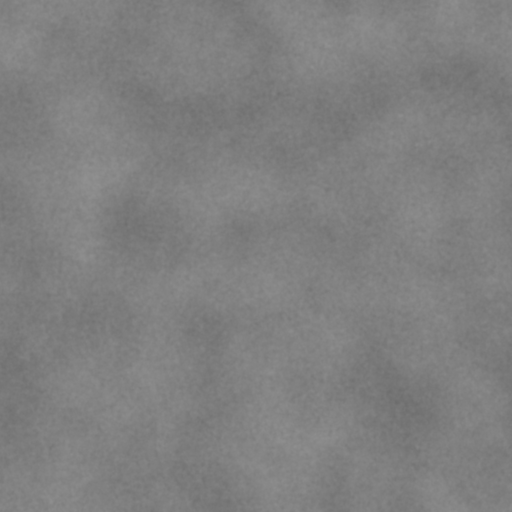
#> input picture blender/galpao_tex/laje.png, 1024 x 1024 px, found by its file name (shown at 1/2 size)
$ python textura.py
#> lines starting #> are read from the running program, lines starting #| are printed output that depends on the picture
import os
import sys

import numpy as np
from PIL import Image, ImageFilter

DUMPS = os.path.join(os.path.expanduser("~"), "Documents", "MySummerCar", "Mods", "Config", "Mod Settings", "MscDuo", "dumps")
OUT = os.path.join(os.path.dirname(os.path.abspath(__file__)), "extensao.png")

SIZE = 1024
U_MIN, U_MAX = 0.40, 0.90
V_MIN, V_MAX = -0.36, 0.20
APRON = (0.5137, 0.8271, 0.0143, 0.3970)
EDGE_V = 0.0143
JOINT_U0, JOINT_V0 = 592 / SIZE, 1 - 915 / SIZE
PERIOD_U, PERIOD_V = 225 / SIZE, 150 / SIZE
GRASS_BAND = 0.03
INSET = 28
GAIN = (1.30, 1.21, 1.19)


def blur(a, radius):
    return np.asarray(Image.fromarray(np.clip(a, 0, 255).astype(np.uint8)).filter(ImageFilter.GaussianBlur(radius))).astype(float)


def main(path):
    atlas = np.asarray(Image.open(path).convert("RGB")).astype(float)
    x0, y0 = int(JOINT_U0 * SIZE), int((1 - JOINT_V0) * SIZE) - int(PERIOD_V * SIZE)
    w, h = int(PERIOD_U * SIZE), int(PERIOD_V * SIZE)
    crop = atlas[y0:y0 + h, x0:x0 + w]
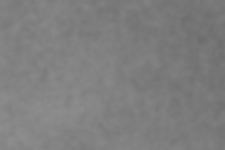
#> crop: shape (150, 225, 3) float64; min 108, max 141, mean 126.2
    tiled = np.tile(crop, (3, 3, 1))
    detail = (crop - blur(tiled, 9)[h:2 * h, w:2 * w])
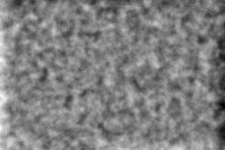
#> detail: shape (150, 225, 3) float64; min -13, max 13, mean 0.00714; drawn with min black and max white

    ax0, ax1 = int(APRON[0] * SIZE) + INSET, int(APRON[1] * SIZE) - INSET
    ay0, ay1 = int((1 - APRON[3]) * SIZE) + INSET, int((1 - APRON[2]) * SIZE) - 3
    inner = atlas[ay0:ay1 + 1, ax0:ax1 + 1]
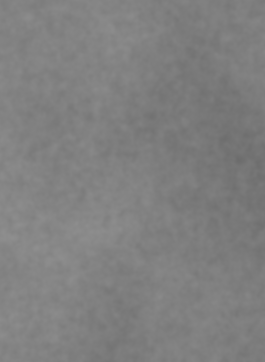
#> inner: shape (362, 265, 3) float64; min 108, max 142, mean 127.5
    pad = 40
    padded = np.pad(inner, ((pad, pad), (pad, pad), (0, 0)), mode="reflect")
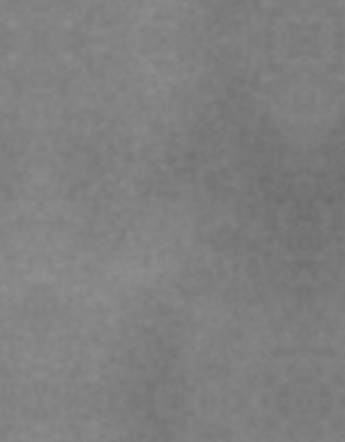
#> padded: shape (442, 345, 3) float64; min 108, max 142, mean 127.5
    low = np.zeros_like(atlas)
    low[ay0:ay1 + 1, ax0:ax1 + 1] = blur(padded, 9)[pad:-pad, pad:-pad]
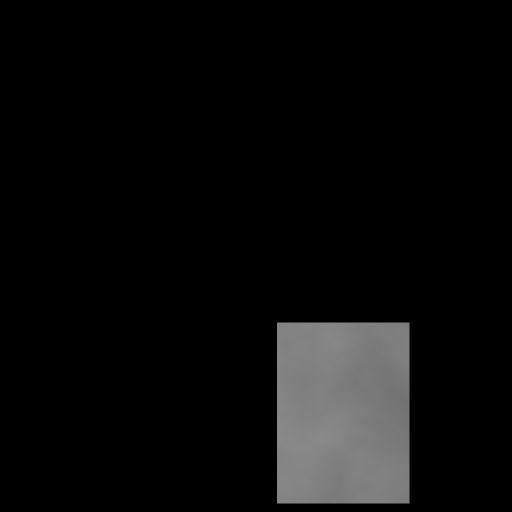
#> low: shape (1024, 1024, 3) float64 (shown at 1/2 size); min 0, max 137, mean 11.7

    width = int(round((U_MAX - U_MIN) * SIZE))
    height = int(round((V_MAX - V_MIN) * SIZE))
    cols = U_MIN + (np.arange(width) + 0.5) / SIZE
    rows = V_MAX - (np.arange(height) + 0.5) / SIZE
    u, v = np.meshgrid(cols, rows)

    tu = ((u - JOINT_U0) / PERIOD_U) % 1.0
    tv = ((v - JOINT_V0) / PERIOD_V) % 1.0
    high = detail[((1 - tv) * h).astype(int) % h, (tu * w).astype(int) % w]

    mv = np.where(v < EDGE_V, 2 * EDGE_V - v, v)
    px = np.clip((u * SIZE).astype(int), ax0, ax1)
    py = np.clip(((1 - mv) * SIZE).astype(int), ay0, ay1)
    base = low[py, px] + high
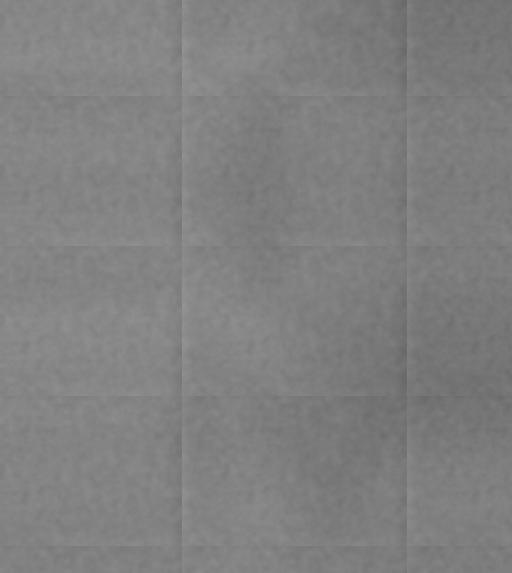
#> base: shape (573, 512, 3) float64; min 104, max 149, mean 128.1

    gx = np.clip((u * SIZE).astype(int), 0, SIZE - 1)
    raw = atlas[py, gx]
    green = raw[..., 1] - (raw[..., 0] + raw[..., 2]) / 2
#> green: shape (573, 512) float64; every value is 0
    near = (np.abs(u - APRON[1]) < GRASS_BAND) & (u <= APRON[1] + 0.002)
    mask = np.clip((green - 4) / 10, 0, 1) * near
    out = (base * (1 - mask[..., None]) + raw * mask[..., None]) * np.array(GAIN)
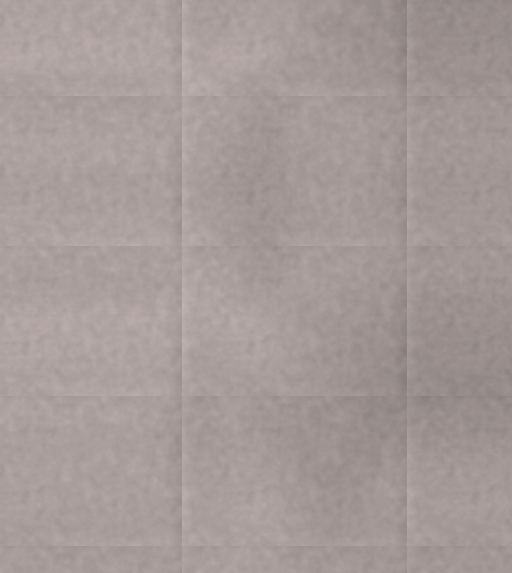
#> out: shape (573, 512, 3) float64; mean R, G, B 166.5, 155, 152.4
    Image.fromarray(np.clip(out, 0, 255).astype(np.uint8)).save(OUT)
    print("textura da extensao:", OUT, out.shape)
#| textura da extensao: blender/extensao.png (573, 512, 3)


if __name__ == "__main__":
    main(sys.argv[1] if len(sys.argv) > 1 else os.path.join(DUMPS, "laje.png"))
